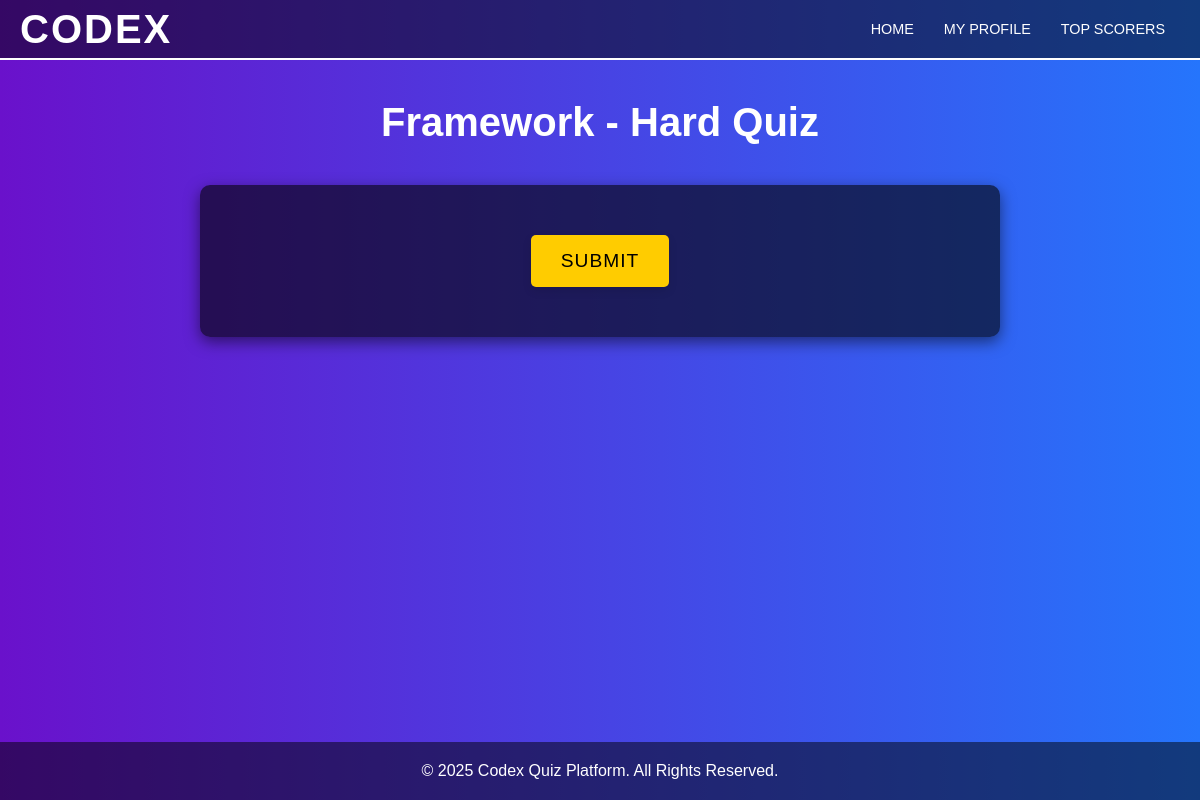
The app's page /quiz/3/3/ (signed in), older data.
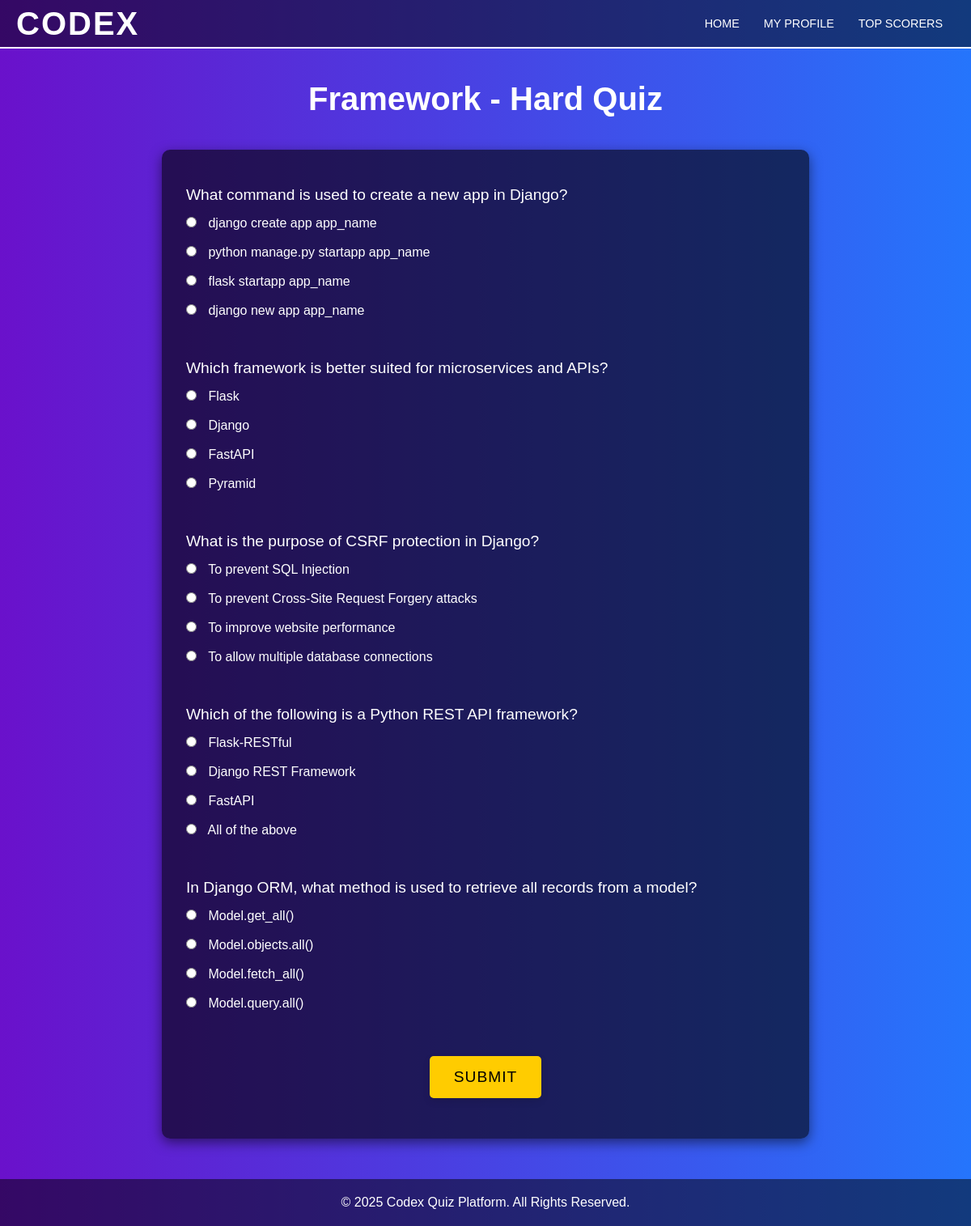
The same page, newer data.
### quiz/models.py (models this page shows, shortened)
class Question(models.Model):
    category = models.ForeignKey(QuizCategory, on_delete=models.CASCADE)
    difficulty = models.ForeignKey(DifficultyLevel, on_delete=models.CASCADE)
    question_text = models.TextField()
    option1 = models.CharField(max_length=255)
    option2 = models.CharField(max_length=255)
    option3 = models.CharField(max_length=255)
    option4 = models.CharField(max_length=255)
    correct_option = models.IntegerField()

### quiz/views.py (the view, shortened to what this page needs)
# urls.py: path('quiz/<int:category_id>/<int:difficulty_id>/', views.quiz, name='quiz'),
@login_required
def quiz(request, category_id, difficulty_id):
    category = QuizCategory.objects.get(id=category_id)
    difficulty = DifficultyLevel.objects.get(id=difficulty_id)
    questions = Question.objects.filter(category=category, difficulty=difficulty)
    return render(request, 'quiz.html', {'category': category, 'difficulty': difficulty, 'questions': questions})

### templates/quiz.html (shortened to what this page needs)
<!DOCTYPE html>
<html lang="en">
<head>
    {% load static %}
    <link rel="stylesheet" href="{% static 'css/quiz.css' %}">
</head>
<body>
    <header>
        <div class="logo">
            <h1>CODEX</h1>
        </div>
        <nav>
            <ul>
                <li><a href="{% url 'home' %}">Home</a></li>
                <li><a href="{% url 'profile' %}">My Profile</a></li>
                <li><a href="{% url 'top_scorers' %}">Top Scorers</a></li>
            </ul>
        </nav>
    </header>
    <h1>{{ category.name }} - {{ difficulty.name }} Quiz</h1>
    <form method="POST">
        {% for question in questions %}
            <p>{{ question.question_text }}</p>
            <input type="radio" name="question_{{ question.id }}" value="1"> {{ question.option1 }}<br><br>
            <input type="radio" name="question_{{ question.id }}" value="2"> {{ question.option2 }}<br><br>
            <input type="radio" name="question_{{ question.id }}" value="3"> {{ question.option3 }}<br><br>
            <input type="radio" name="question_{{ question.id }}" value="4"> {{ question.option4 }}<br><br><br>
        {% endfor %}
        <button type="submit">Submit</button>
    </form><br><br><br><br><br><br>
    <footer>
        <p>&copy; 2025 Codex Quiz Platform. All Rights Reserved.</p>
    </footer>
</body>
</html>

Row changes from the older to the newer data that the page shows:
added Question: question_text "What command is used to create a new app in Django?", option1 "django create app app_name", option2 "python manage.py startapp app_name", option3 "flask startapp app_name", option4 "django new app app_name"
added Question: question_text "Which framework is better suited for microservices and APIs?", option1 "Flask", option2 "Django", option3 "FastAPI", option4 "Pyramid"
added Question: question_text "What is the purpose of CSRF protection in Django?", option1 "To prevent SQL Injection", option2 "To prevent Cross-Site Request Forgery attacks", option3 "To improve website performance", option4 "To allow multiple database connections"
added Question: question_text "Which of the following is a Python REST API framework?", option1 "Flask-RESTful", option2 "Django REST Framework", option3 "FastAPI", option4 "All of the above"
added Question: question_text "In Django ORM, what method is used to retrieve all records from a model?", option1 "Model.get_all()", option2 "Model.objects.all()", option3 "Model.fetch_all()", option4 "Model.query.all()"
